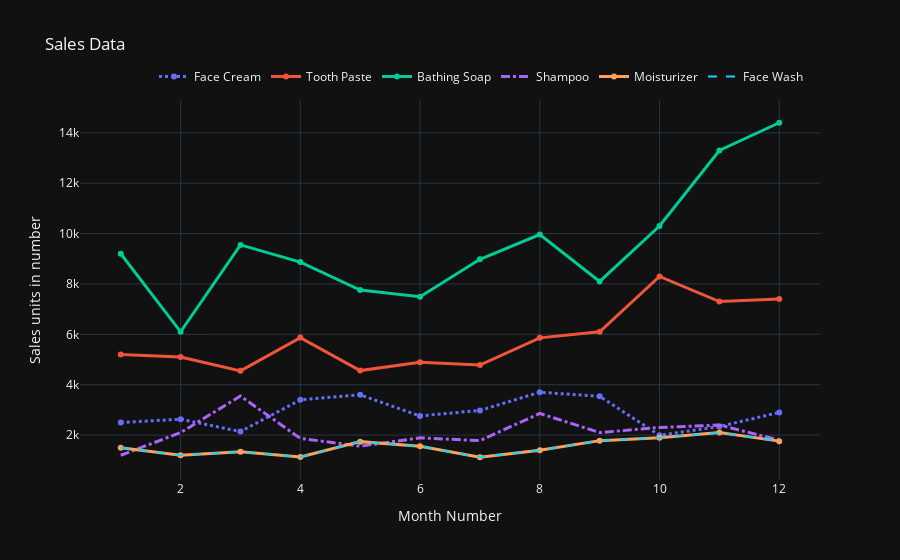

Notebook code cell kept with this figure:
### Code cell
import plotly.graph_objects as go
fig_sales = go.Figure()
fig_sales.add_trace(go.Scatter(x=df['month_number'], y=df['facecream'], mode='lines+markers', name='Face Cream', line=dict(dash='dot', width=3)))
fig_sales.add_trace(go.Scatter(x=df['month_number'], y=df['toothpaste'], mode='lines+markers', name='Tooth Paste', line=dict(width=3)))
fig_sales.add_trace(go.Scatter(x=df['month_number'], y=df['bathingsoap'], mode='lines+markers', name='Bathing Soap', line=dict(width=3)))
fig_sales.add_trace(go.Scatter(x=df['month_number'], y=df['shampoo'], mode='lines', name='Shampoo', line=dict(dash='dashdot', width=3)))
fig_sales.add_trace(go.Scatter(x=df['month_number'], y=df['moisturizer'], mode='lines+markers', name='Moisturizer', line=dict(width=3)))
fig_sales.add_trace(go.Scatter(x=df['month_number'], y=df['facewash'], mode='lines', name='Face Wash', line=dict(dash='dash', width=2)))

fig_sales.update_layout(
    title='Sales Data',
    xaxis_title='Month Number',
    yaxis_title='Sales units in number',
    legend=dict(x=0.1, y=1.1, orientation='h'),
    template='plotly_dark'
)

fig_sales.show()

### Figure 1 — Plotly figure (JSON) as saved in the notebook; plotly's stock layout.template omitted (floating-point values rounded to 4 significant figures)
{"data": [{"line": {"dash": "dot", "width": 3}, "mode": "lines+markers", "name": "Face Cream", "type": "scatter", "x": [1, 2, 3, 4, 5, 6, 7, 8, 9, 10, 11, 12], "y": [2500, 2630, 2140, 3400, 3600, 2760, 2980, 3700, 3540, 1990, 2340, 2900]}, {"line": {"width": 3}, "mode": "lines+markers", "name": "Tooth Paste", "type": "scatter", "x": [1, 2, 3, 4, 5, 6, 7, 8, 9, 10, 11, 12], "y": [5200, 5100, 4550, 5870, 4560, 4890, 4780, 5860, 6100, 8300, 7300, 7400]}, {"line": {"width": 3}, "mode": "lines+markers", "name": "Bathing Soap", "type": "scatter", "x": [1, 2, 3, 4, 5, 6, 7, 8, 9, 10, 11, 12], "y": [9200, 6100, 9550, 8870, 7760, 7490, 8980, 9960, 8100, 10300, 13300, 14400]}, {"line": {"dash": "dashdot", "width": 3}, "mode": "lines", "name": "Shampoo", "type": "scatter", "x": [1, 2, 3, 4, 5, 6, 7, 8, 9, 10, 11, 12], "y": [1200, 2100, 3550, 1870, 1560, 1890, 1780, 2860, 2100, 2300, 2400, 1800]}, {"line": {"width": 3}, "mode": "lines+markers", "name": "Moisturizer", "type": "scatter", "x": [1, 2, 3, 4, 5, 6, 7, 8, 9, 10, 11, 12], "y": [1500, 1200, 1340, 1130, 1740, 1555, 1120, 1400, 1780, 1890, 2100, 1760]}, {"line": {"dash": "dash", "width": 2}, "mode": "lines", "name": "Face Wash", "type": "scatter", "x": [1, 2, 3, 4, 5, 6, 7, 8, 9, 10, 11, 12], "y": [1500, 1200, 1340, 1130, 1740, 1555, 1120, 1400, 1780, 1890, 2100, 1760]}], "layout": {"legend": {"orientation": "h", "x": 0.1, "y": 1.1}, "title": {"text": "Sales Data"}, "xaxis": {"title": {"text": "Month Number"}}, "yaxis": {"title": {"text": "Sales units in number"}}}}
